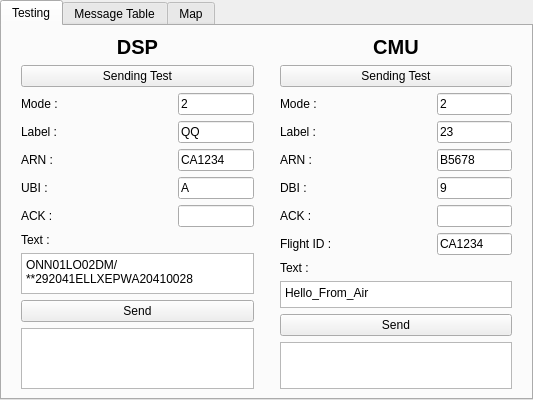
         <widget class="QTabWidget" name="tabWidget">
          <property name="currentIndex">
           <number>0</number>
          </property>
          <widget class="QWidget" name="tab_3">
           <attribute name="title">
            <string>Testing</string>
           </attribute>
           <layout class="QHBoxLayout" name="horizontalLayout_13">
            <item>
             <layout class="QHBoxLayout" name="horizontalLayout_12" stretch="1,1">
              <item>
               <layout class="QVBoxLayout" name="verticalLayout_3" stretch="1,1,1,1,1,1,1,1,3,1,10">
                <property name="leftMargin">
                 <number>10</number>
                </property>
                <property name="rightMargin">
                 <number>10</number>
                </property>
                <item>
                 <widget class="QLabel" name="label_5">
                  <property name="font">
                   <font>
                    <pointsize>15</pointsize>
                    <weight>75</weight>
                    <italic>false</italic>
                    <bold>true</bold>
                    <underline>false</underline>
                    <strikeout>false</strikeout>
                    <stylestrategy>PreferDefault</stylestrategy>
                    <kerning>true</kerning>
                   </font>
                  </property>
                  <property name="text">
                   <string>DSP</string>
                  </property>
                  <property name="textFormat">
                   <enum>Qt::AutoText</enum>
                  </property>
                  <property name="alignment">
                   <set>Qt::AlignCenter</set>
                  </property>
                 </widget>
                </item>
                <item>
                 <widget class="QPushButton" name="dsp_send_test_btn">
                  <property name="text">
                   <string>Sending Test</string>
                  </property>
                 </widget>
                </item>
                <item>
                 <layout class="QHBoxLayout" name="horizontalLayout_21" stretch="1,1,1">
                  <item>
                   <widget class="QLabel" name="label_15">
                    <property name="text">
                     <string>Mode :</string>
                    </property>
                   </widget>
                  </item>
                  <item>
                   <spacer name="horizontalSpacer_3">
                    <property name="orientation">
                     <enum>Qt::Horizontal</enum>
                    </property>
                    <property name="sizeHint" stdset="0">
                     <size>
                      <width>40</width>
                      <height>20</height>
                     </size>
                    </property>
                   </spacer>
                  </item>
                  <item>
                   <widget class="QLineEdit" name="dsp_mode_edit">
                    <property name="text">
                     <string>2</string>
                    </property>
                   </widget>
                  </item>
                 </layout>
                </item>
                <item>
                 <layout class="QHBoxLayout" name="horizontalLayout_22" stretch="1,1,1">
                  <item>
                   <widget class="QLabel" name="label_16">
                    <property name="text">
                     <string>Label :</string>
                    </property>
                   </widget>
                  </item>
                  <item>
                   <spacer name="horizontalSpacer_4">
                    <property name="orientation">
                     <enum>Qt::Horizontal</enum>
                    </property>
                    <property name="sizeHint" stdset="0">
                     <size>
                      <width>40</width>
                      <height>20</height>
                     </size>
                    </property>
                   </spacer>
                  </item>
                  <item>
                   <widget class="QLineEdit" name="dsp_label_edit">
                    <property name="text">
                     <string>QQ</string>
                    </property>
                   </widget>
                  </item>
                 </layout>
                </item>
                <item>
                 <layout class="QHBoxLayout" name="horizontalLayout_23" stretch="1,1,1">
                  <item>
                   <widget class="QLabel" name="label_17">
                    <property name="text">
                     <string>ARN :</string>
                    </property>
                   </widget>
                  </item>
                  <item>
                   <spacer name="horizontalSpacer_5">
                    <property name="orientation">
                     <enum>Qt::Horizontal</enum>
                    </property>
                    <property name="sizeHint" stdset="0">
                     <size>
                      <width>40</width>
                      <height>20</height>
                     </size>
                    </property>
                   </spacer>
                  </item>
                  <item>
                   <widget class="QLineEdit" name="dsp_arn_edit">
                    <property name="text">
                     <string>CA1234</string>
                    </property>
                   </widget>
                  </item>
                 </layout>
                </item>
                <item>
                 <layout class="QHBoxLayout" name="horizontalLayout_25" stretch="1,1,1">
                  <item>
                   <widget class="QLabel" name="label_18">
                    <property name="text">
                     <string>UBI :</string>
                    </property>
                   </widget>
                  </item>
                  <item>
                   <spacer name="horizontalSpacer_6">
                    <property name="orientation">
                     <enum>Qt::Horizontal</enum>
                    </property>
                    <property name="sizeHint" stdset="0">
                     <size>
                      <width>40</width>
                      <height>20</height>
                     </size>
                    </property>
                   </spacer>
                  </item>
                  <item>
                   <widget class="QLineEdit" name="dsp_ubi_edit">
                    <property name="text">
                     <string>A</string>
                    </property>
                   </widget>
                  </item>
                 </layout>
                </item>
                <item>
                 <layout class="QHBoxLayout" name="horizontalLayout_24" stretch="1,1,1">
                  <item>
                   <widget class="QLabel" name="label_19">
                    <property name="text">
                     <string>ACK :</string>
                    </property>
                   </widget>
                  </item>
                  <item>
                   <spacer name="horizontalSpacer_7">
                    <property name="orientation">
                     <enum>Qt::Horizontal</enum>
                    </property>
                    <property name="sizeHint" stdset="0">
                     <size>
                      <width>40</width>
                      <height>20</height>
                     </size>
                    </property>
                   </spacer>
                  </item>
                  <item>
                   <widget class="QLineEdit" name="dsp_ack_edit"/>
                  </item>
                 </layout>
                </item>
                <item>
                 <spacer name="verticalSpacer_3">
                  <property name="orientation">
                   <enum>Qt::Vertical</enum>
                  </property>
                  <property name="sizeHint" stdset="0">
                   <size>
                    <width>20</width>
                    <height>40</height>
                   </size>
                  </property>
                 </spacer>
                </item>
                <item>
                 <layout class="QVBoxLayout" name="verticalLayout_9" stretch="0,0">
                  <item>
                   <widget class="QLabel" name="label_20">
                    <property name="text">
                     <string>Text :</string>
                    </property>
                   </widget>
                  </item>
                  <item>
                   <widget class="QTextEdit" name="dsp_text_edit">
                    <property name="html">
                     <string>&lt;!DOCTYPE HTML PUBLIC &quot;-//W3C//DTD HTML 4.0//EN&quot; &quot;http://www.w3.org/TR/REC-html40/strict.dtd&quot;&gt;
&lt;html&gt;&lt;head&gt;&lt;meta name=&quot;qrichtext&quot; content=&quot;1&quot; /&gt;&lt;style type=&quot;text/css&quot;&gt;
p, li { white-space: pre-wrap; }
&lt;/style&gt;&lt;/head&gt;&lt;body style=&quot; font-family:'Sans Serif'; font-size:9pt; font-weight:400; font-style:normal;&quot;&gt;
&lt;p style=&quot; margin-top:0px; margin-bottom:0px; margin-left:0px; margin-right:0px; -qt-block-indent:0; text-indent:0px;&quot;&gt;ONN01LO02DM/**292041ELLXEPWA20410028&lt;/p&gt;&lt;/body&gt;&lt;/html&gt;</string>
                    </property>
                   </widget>
                  </item>
                 </layout>
                </item>
                <item>
                 <widget class="QPushButton" name="dsp_send_btn">
                  <property name="text">
                   <string>Send</string>
                  </property>
                 </widget>
                </item>
                <item>
                 <widget class="QListWidget" name="dsp_msg_list"/>
                </item>
               </layout>
              </item>
              <item>
               <layout class="QVBoxLayout" name="verticalLayout_4" stretch="1,1,1,1,1,1,1,1,3,1,10">
                <property name="leftMargin">
                 <number>10</number>
                </property>
                <property name="rightMargin">
                 <number>10</number>
                </property>
                <item>
                 <widget class="QLabel" name="label_6">
                  <property name="font">
                   <font>
                    <pointsize>15</pointsize>
                    <weight>75</weight>
                    <bold>true</bold>
                   </font>
                  </property>
                  <property name="mouseTracking">
                   <bool>true</bool>
                  </property>
                  <property name="text">
                   <string>CMU</string>
                  </property>
                  <property name="alignment">
                   <set>Qt::AlignCenter</set>
                  </property>
                 </widget>
                </item>
                <item>
                 <widget class="QPushButton" name="cmu_send_test_btn">
                  <property name="text">
                   <string>Sending Test</string>
                  </property>
                 </widget>
                </item>
                <item>
                 <layout class="QHBoxLayout" name="horizontalLayout_26" stretch="1,1,1">
                  <item>
                   <widget class="QLabel" name="label_21">
                    <property name="text">
                     <string>Mode :</string>
                    </property>
                   </widget>
                  </item>
                  <item>
                   <spacer name="horizontalSpacer_8">
                    <property name="orientation">
                     <enum>Qt::Horizontal</enum>
                    </property>
                    <property name="sizeHint" stdset="0">
                     <size>
                      <width>40</width>
                      <height>20</height>
                     </size>
                    </property>
                   </spacer>
                  </item>
                  <item>
                   <widget class="QLineEdit" name="cmu_mode_edit">
                    <property name="text">
                     <string>2</string>
                    </property>
                   </widget>
                  </item>
                 </layout>
                </item>
                <item>
                 <layout class="QHBoxLayout" name="horizontalLayout_27" stretch="1,1,1">
                  <item>
                   <widget class="QLabel" name="label_22">
                    <property name="text">
                     <string>Label :</string>
                    </property>
                   </widget>
                  </item>
                  <item>
                   <spacer name="horizontalSpacer_9">
                    <property name="orientation">
                     <enum>Qt::Horizontal</enum>
                    </property>
                    <property name="sizeHint" stdset="0">
                     <size>
                      <width>40</width>
                      <height>20</height>
                     </size>
                    </property>
                   </spacer>
                  </item>
                  <item>
                   <widget class="QLineEdit" name="cmu_label_edit">
                    <property name="text">
                     <string>23</string>
                    </property>
                   </widget>
                  </item>
                 </layout>
                </item>
                <item>
                 <layout class="QHBoxLayout" name="horizontalLayout_28" stretch="1,1,1">
                  <item>
                   <widget class="QLabel" name="label_23">
                    <property name="text">
                     <string>ARN :</string>
                    </property>
                   </widget>
                  </item>
                  <item>
                   <spacer name="horizontalSpacer_10">
                    <property name="orientation">
                     <enum>Qt::Horizontal</enum>
                    </property>
                    <property name="sizeHint" stdset="0">
                     <size>
                      <width>40</width>
                      <height>20</height>
                     </size>
                    </property>
                   </spacer>
                  </item>
                  <item>
                   <widget class="QLineEdit" name="cmu_arn_edit">
                    <property name="text">
                     <string>B5678</string>
                    </property>
                   </widget>
                  </item>
                 </layout>
                </item>
                <item>
                 <layout class="QHBoxLayout" name="horizontalLayout_29" stretch="1,1,1">
                  <item>
                   <widget class="QLabel" name="label_24">
                    <property name="text">
                     <string>DBI :</string>
                    </property>
                   </widget>
                  </item>
                  <item>
                   <spacer name="horizontalSpacer_11">
                    <property name="orientation">
                     <enum>Qt::Horizontal</enum>
                    </property>
                    <property name="sizeHint" stdset="0">
                     <size>
                      <width>40</width>
                      <height>20</height>
                     </size>
                    </property>
                   </spacer>
                  </item>
                  <item>
                   <widget class="QLineEdit" name="cmu_dbi_edit">
                    <property name="text">
                     <string>9</string>
                    </property>
                   </widget>
                  </item>
                 </layout>
                </item>
                <item>
                 <layout class="QHBoxLayout" name="horizontalLayout_30" stretch="1,1,1">
                  <item>
                   <widget class="QLabel" name="label_25">
                    <property name="text">
                     <string>ACK :</string>
                    </property>
                   </widget>
                  </item>
                  <item>
                   <spacer name="horizontalSpacer_12">
                    <property name="orientation">
                     <enum>Qt::Horizontal</enum>
                    </property>
                    <property name="sizeHint" stdset="0">
                     <size>
                      <width>40</width>
                      <height>20</height>
                     </size>
                    </property>
                   </spacer>
                  </item>
                  <item>
                   <widget class="QLineEdit" name="cmu_ack_edit"/>
                  </item>
                 </layout>
                </item>
                <item>
                 <layout class="QHBoxLayout" name="horizontalLayout_31" stretch="1,1,1">
                  <item>
                   <widget class="QLabel" name="label_26">
                    <property name="text">
                     <string>Flight ID :</string>
                    </property>
                   </widget>
                  </item>
                  <item>
                   <spacer name="horizontalSpacer_13">
                    <property name="orientation">
                     <enum>Qt::Horizontal</enum>
                    </property>
                    <property name="sizeHint" stdset="0">
                     <size>
                      <width>40</width>
                      <height>20</height>
                     </size>
                    </property>
                   </spacer>
                  </item>
                  <item>
                   <widget class="QLineEdit" name="cmu_id_edit">
                    <property name="text">
                     <string>CA1234</string>
                    </property>
                   </widget>
                  </item>
                 </layout>
                </item>
                <item>
                 <layout class="QVBoxLayout" name="verticalLayout_10">
                  <item>
                   <widget class="QLabel" name="label_27">
                    <property name="text">
                     <string>Text :</string>
                    </property>
                   </widget>
                  </item>
                  <item>
                   <widget class="QTextEdit" name="cmu_text_edit">
                    <property name="html">
                     <string>&lt;!DOCTYPE HTML PUBLIC &quot;-//W3C//DTD HTML 4.0//EN&quot; &quot;http://www.w3.org/TR/REC-html40/strict.dtd&quot;&gt;
&lt;html&gt;&lt;head&gt;&lt;meta name=&quot;qrichtext&quot; content=&quot;1&quot; /&gt;&lt;style type=&quot;text/css&quot;&gt;
p, li { white-space: pre-wrap; }
&lt;/style&gt;&lt;/head&gt;&lt;body style=&quot; font-family:'Sans Serif'; font-size:9pt; font-weight:400; font-style:normal;&quot;&gt;
&lt;p style=&quot; margin-top:0px; margin-bottom:0px; margin-left:0px; margin-right:0px; -qt-block-indent:0; text-indent:0px;&quot;&gt;Hello_From_Air&lt;/p&gt;&lt;/body&gt;&lt;/html&gt;</string>
                    </property>
                   </widget>
                  </item>
                 </layout>
                </item>
                <item>
                 <widget class="QPushButton" name="cmu_send_btn">
                  <property name="text">
                   <string>Send</string>
                  </property>
                 </widget>
                </item>
                <item>
                 <widget class="QListWidget" name="cmu_msg_list"/>
                </item>
               </layout>
              </item>
             </layout>
            </item>
           </layout>
          </widget>
          <widget class="QWidget" name="tab_4">
           <attribute name="title">
            <string>Message Table</string>
           </attribute>
           <layout class="QVBoxLayout" name="verticalLayout_6">
            <item>
             <layout class="QVBoxLayout" name="verticalLayout_5" stretch="1,15">
              <item>
               <layout class="QHBoxLayout" name="horizontalLayout_18"/>
              </item>
              <item>
               <widget class="QTableWidget" name="tableWidget"/>
              </item>
             </layout>
            </item>
           </layout>
          </widget>
          <widget class="QWidget" name="tab">
           <attribute name="title">
            <string>Map</string>
           </attribute>
          </widget>
         </widget>
